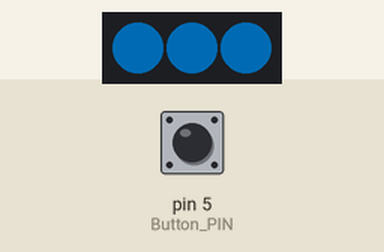
Bench run of a sketch on a simulated Arduino Uno, built with avr-gcc and run on an emulated ATmega328P. Shown: 3 RGB LEDs in strip order, left to right. The inputs (shaded band) are chosen by the test bench; at power-on: pin 5 (Button_PIN) LOW. Dim RGB values are drawn brighter than linear.

Above: at 1.25 s.
1.3 s: pin 5 (Button_PIN) pulled HIGH for 3.2 s
At 2.4 s:
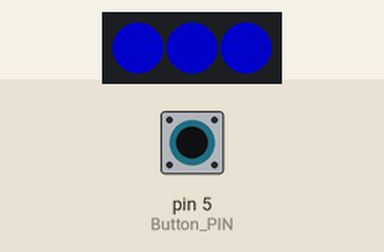
7.5 s: pin 5 (Button_PIN) pulled HIGH for 0.15 s
At 7.8 s:
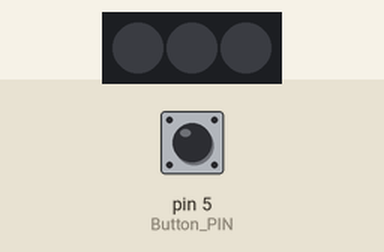
9.1 s: pin 5 (Button_PIN) pulled HIGH for 1 s
At 10.25 s:
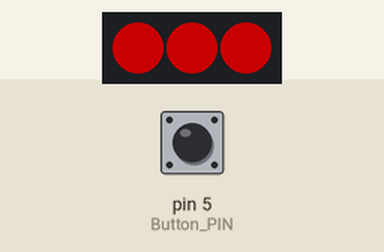
13.1 s: pin 5 (Button_PIN) pulled HIGH for 0.15 s
At 14.3 s:
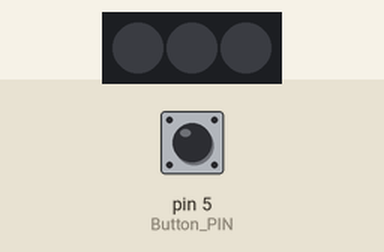
14.7 s: pin 5 (Button_PIN) pulled HIGH for 0.15 s
At 15.3 s:
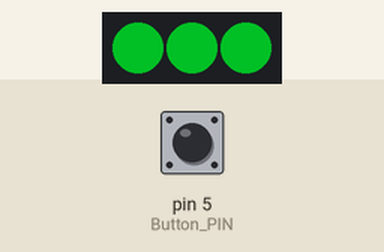
Timing chart, 0 to 32.8 s (numbered marks = the images above; inputs shaded):
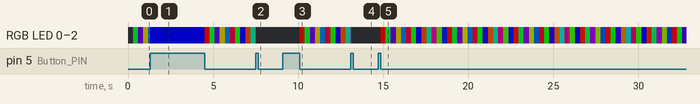

The sketch:

SelfieOverTable_Button.ino
```cpp
// Remote Button
// Imagine XYZ
// Project: Selfie Over Table
// Hardware: FeatherM0 RFM69 + Neopixels + Push Button
// Bryan Salazar R

#include "Arduino.h"

//Neopixels Library with Effects
//https://github.com/kitesurfer1404/WS2812FX
#include <WS2812FX.h>

//Button pin and variables
int Button_PIN = 5;
int button;

//Neopixels Definitions
#define LED_COUNT 3 //Number of neopixels
#define LED_PIN 6 //Neopixels data pin

//Neopixels variables
WS2812FX leds = WS2812FX(LED_COUNT, LED_PIN, NEO_GRB + NEO_KHZ400);
int leds_state = 0; //Actual State, initial state 0

//Time variables
unsigned long now = 0;

void setup(){
	//Initialize BUtton
	pinMode(Button_PIN,INPUT);

	//Initialize Neopixels
	//Pin mode inside init()
	leds.init();
	leds.setBrightness(100);
	leds.setSpeed(400);
	leds.setMode(FX_MODE_RAINBOW);
	leds.start();

}


void loop(){
	//Time tracking
	now = millis();

	//Neopixels loop service
	leds.service();

	//Button logic
	button=digitalRead(Button_PIN);
	if(button==1){
		delay(50); //Anti-bounce
		if(button==1){ //Button Pressed
			Button_Pressed();
			Button_wait_relase();
		}
	}
}

void Button_Pressed(){
	//Neopixels state machine
	switch (leds_state){
	case 0:
		//Start Neopixels Sequence
		leds.start();
		leds_state=1;
		break;
	case 1:
		//Stop Neopixels Sequence
		leds.stop();
		leds_state=0;
		break;
	default:
		break;
	}

}

void Button_wait_relase(){
	while(button==1){
		button=digitalRead(Button_PIN);
	}
}
```

.ino.cpp
```cpp
#ifdef __IN_ECLIPSE__
//This is a automatic generated file
//Please do not modify this file
//If you touch this file your change will be overwritten during the next build
//This file has been generated on 2017-08-05 17:38:45

#include "Arduino.h"
#include "Arduino.h"
#include <WS2812FX.h>
void setup();
void loop();
void Button_Pressed();
void Button_wait_relase();

#include "SelfieOverTable_Button.ino"


#endif
```

Measured:
- after the input at 9.1 s, RGB LED 0–2: off → RGB(100, 0, 0) after 1.0 s, → RGB(0, 84, 16) 0.30 s later, → RGB(33, 0, 67) 0.30 s later, → RGB(53, 47, 0) 0.30 s later, … (10 changes in this stretch)
- after the input at 14.7 s, RGB LED 0–2: off → RGB(100, 0, 0) after 0.15 s, → RGB(0, 84, 16) 0.30 s later, → RGB(31, 0, 68) 0.30 s later, → RGB(53, 47, 0) 0.30 s later, … (60 changes in this stretch)
